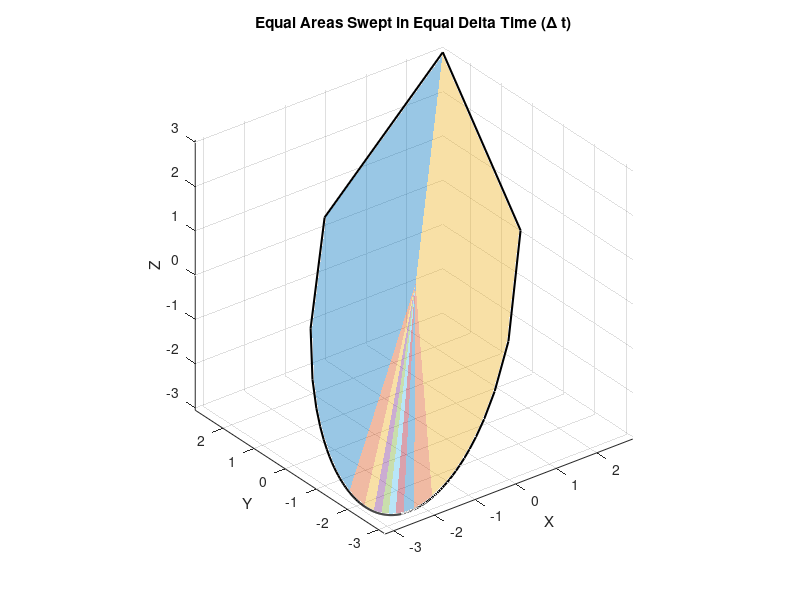

This chart was generated by the following MATLAB code:
% 1. Setup Ellipse Parameters
center = [0, 0, 0]';
a = 5; % Semi-major axis
b = 2; % Semi-minor axis

% Directional vectors (normalized)
V1 = [1, 1, 1]; V2 = [-1, 1, 0];
u1 = (V1 / norm(V1))'; u2 = (V2 / norm(V2))';

% 2. Keplerian Time-Stepping (Constant Delta t)
ecc = sqrt(1 - (b/a)^2);
t = linspace(0, 2*pi, 201);   % 201 points gives a clean division
E = zeros(size(t));

% Solve for E (Eccentric Anomaly) using Newton-Raphson
for i = 1:length(t)
    E_old = t(i);
    for k = 1:10
        E_old = E_old - (E_old - ecc*sin(E_old) - t(i)) / (1 - ecc*cos(E_old));
    end
    E(i) = E_old;
end

% True anomaly (theta) derived from E
theta = 2 * atan(sqrt((1+ecc)/(1-ecc)) * tan(E/2));

% 3. Generate 3D Ellipse Path
x_local = a * cos(theta);
y_local = b * sin(theta);
ellipse_3D = center + u1*x_local + u2*y_local;

% 4. Plotting & Area Calculation Loop
figure;
plot3(ellipse_3D(1,:), ellipse_3D(2,:), ellipse_3D(3,:), 'k-', 'LineWidth', 1.5);
hold on; grid on;

step = 20; % Constant Delta t step size
colors = lines(length(1:step:(length(t)-1)));
color_idx = 1;

fprintf('\n--- Calculating Wedge Areas for Constant Delta t ---\n');

for i = 1:step:(length(t)-step)
    idx = i:(i+step);

    % 3D Coordinates for the current visual wedge
    x_wedge = [center(1), ellipse_3D(1, idx), center(1)];
    y_wedge = [center(2), ellipse_3D(2, idx), center(2)];
    z_wedge = [center(3), ellipse_3D(3, idx), center(3)];

    % --- DYNAMIC AREA CALCULATION ---
    % Sum up the areas of the tiny triangles inside this wedge using cross products
    wedge_area = 0;
    for j = 1:(length(idx)-1)
        % Vector from center to point j
        vecA = ellipse_3D(:, idx(j)) - center;
        % Vector from center to point j+1
        vecB = ellipse_3D(:, idx(j+1)) - center;

        % Area of triangle = 0.5 * magnitude of cross product
        tri_area = 0.5 * norm(cross(vecA, vecB));
        wedge_area = wedge_area + tri_area;
    end

    % Print the calculated area to the Command Window
    fprintf('Wedge %2d (Time index %3d to %3d) -> Approx Area: %.5f\n', ...
            color_idx, i, i+step, wedge_area);

    % Fill the sector visually
    fill3(x_wedge, y_wedge, z_wedge, colors(color_idx,:), 'FaceAlpha', 0.4, 'EdgeColor', 'none');
    color_idx = color_idx + 1;
end

% Formatting the plot
xlabel('X'); ylabel('Y'); zlabel('Z');
title('Equal Areas Swept in Equal Delta Time (\Delta t)');
axis equal; view(3);
